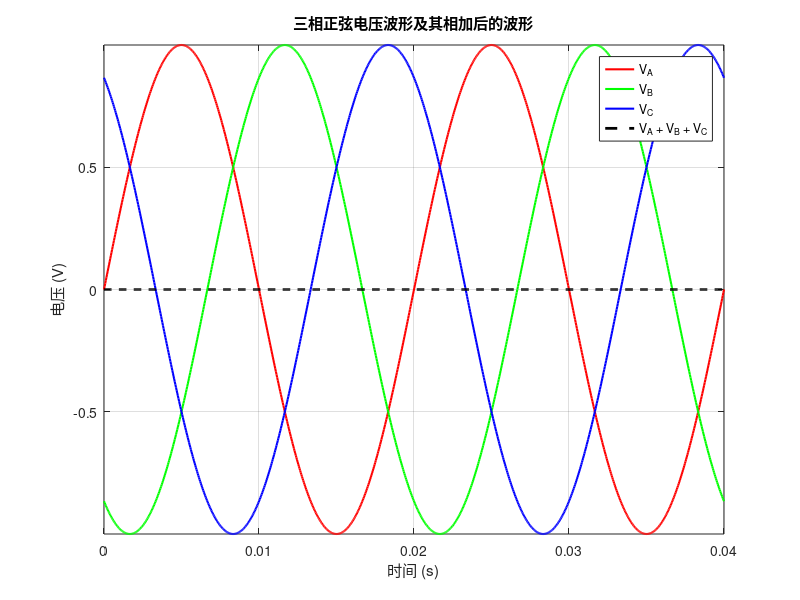

The MATLAB source for this figure:
% MATLAB代码: 三相正弦电压波形的生成和绘制（包括相加后的波形）

% 清空工作区，关闭所有图窗，清空命令窗口
clear;
clc;
close all;

% 参数设置
Vm = 1;          % 最大电压幅值
f = 50;          % 频率 (Hz)
omega = 2 * pi * f; % 角频率 (rad/s)
T = 1 / f;       % 周期 (s)
t = linspace(0, 2*T, 1000); % 时间向量，两个周期

% 三相正弦电压波形
V_A = Vm * sin(omega * t);
V_B = Vm * sin(omega * t - 2*pi/3); % 相位延迟120度
V_C = Vm * sin(omega * t - 4*pi/3); % 相位延迟240度

% 三相电压相加
V_sum = V_A + V_B + V_C;

% 绘制三相正弦电压波形及其相加后的波形
figure;
plot(t, V_A, 'r', 'LineWidth', 1.5); hold on;
plot(t, V_B, 'g', 'LineWidth', 1.5);
plot(t, V_C, 'b', 'LineWidth', 1.5);
plot(t, V_sum, 'k--', 'LineWidth', 2); % 相加后的结果用黑色虚线表示

% 设置图形属性
title('三相正弦电压波形及其相加后的波形');
xlabel('时间 (s)');
ylabel('电压 (V)');
legend('V_A', 'V_B', 'V_C', 'V_A + V_B + V_C');
grid on;
axis tight;

% 显示图形
hold off;
